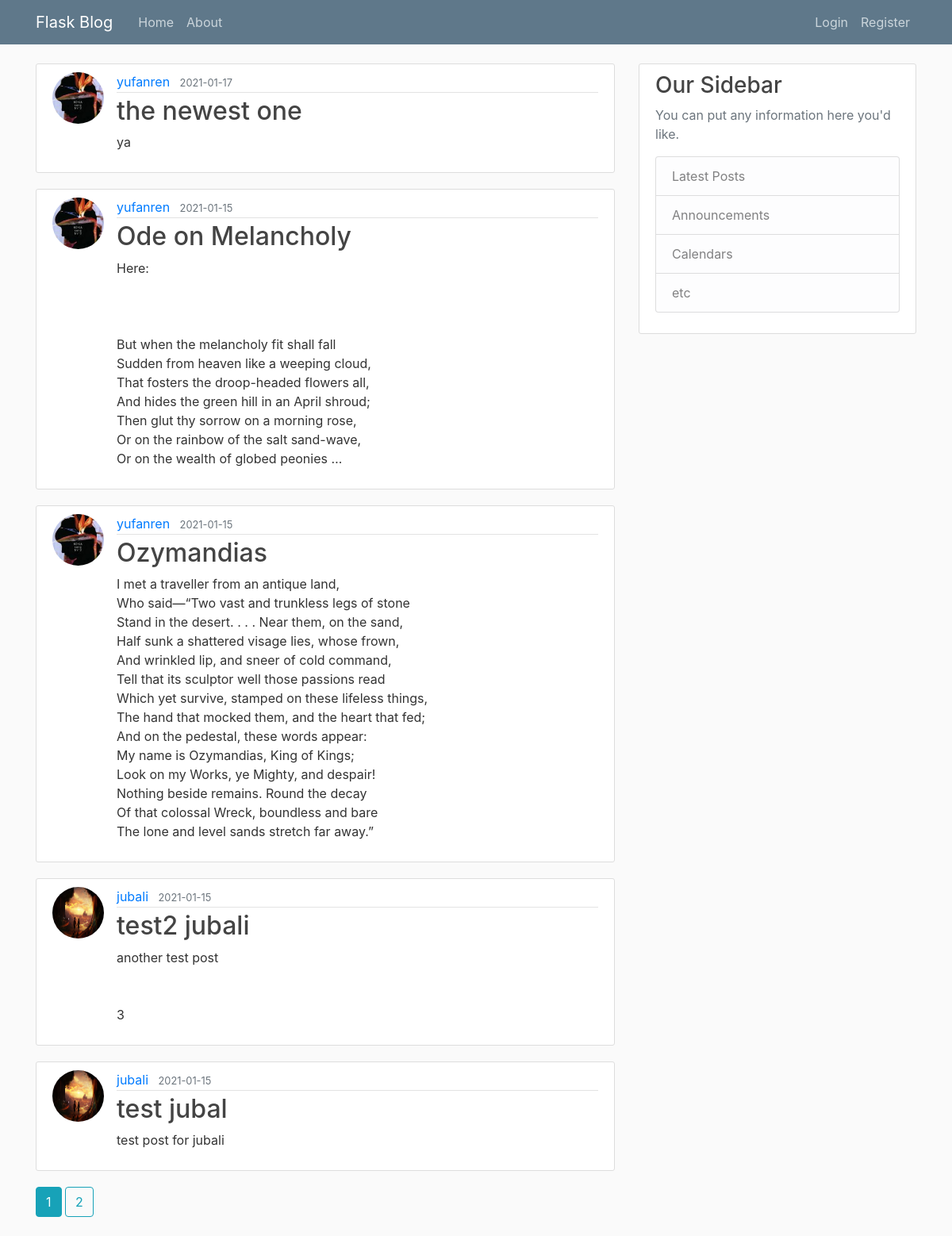
The page /home on the database its author committed.
### flaskblog/models.py (models this page shows, shortened)
class Post(db.Model):
    id = db.Column(db.Integer, primary_key=True)
    title = db.Column(db.String(100), nullable=False)
    date_posted = db.Column(db.DateTime, nullable=False, default=datetime.utcnow)
    content = db.Column(db.Text, nullable=False)
    user_id = db.Column(db.Integer, db.ForeignKey('user.id'), nullable=False)

class User(db.Model, UserMixin):
    id = db.Column(db.Integer, primary_key=True)
    username = db.Column(db.String(20), unique=True, nullable=False)
    email = db.Column(db.String(120), unique=True, nullable=False)
    image_file = db.Column(db.String(20), nullable=False, default='default.jpg')
    password = db.Column(db.String(60), nullable=False)
    posts = db.relationship('Post', backref='author', lazy=True)

### flaskblog/main/routes.py (the view)
@main.route('/')
@main.route('/home')
def hello():
    page = request.args.get('page', 1, type=int)
    posts= Post.query.order_by(Post.date_posted.desc()).paginate(page=page, per_page=5)
    return render_template('home.html', posts=posts)

### flaskblog/templates/home.html (shortened to what this page needs)
{% extends "layout.html" %}
{% block content %}
    {% for post in posts.items %}
    <article class="media content-section">
      <img class = "rounded-circle article-img" src="{{ url_for('static', filename='profile_pics/' + post.author.image_file) }}">
      <div class="media-body">
        <div class="article-metadata">
          <a class="mr-2" href="{{ url_for('users.user_post', username=post.author.username) }}">{{ post.author.username }}</a>
          <small class="text-muted">{{ post.date_posted.strftime('%Y-%m-%d') }}</small>
        </div>
        <h2><a class="article-title" href="{{ url_for('posts.post', post_id=post.id) }}">{{ post.title }}</a></h2>
        <p class="article-content">{{ post.content }}</p>
      </div>
    </article>
    {% endfor %}
    {% for page_num in posts.iter_pages(left_edge=1, right_edge=1, left_current=1, right_current=2) %}
    {% if page_num %}
        {% if posts.page == page_num %}
            <a class="btn btn-info mb-4" href="{{ url_for('main.hello', page=page_num) }}">{{ page_num }}</a>
        {% else %}
            <a class="btn btn-outline-info mb-4" href="{{ url_for('main.hello', page=page_num) }}">{{ page_num }}</a>
        {% endif %}
    {% endif %}
    {% endfor %}
{% endblock content %}

### flaskblog/static/main.css (style rules this page uses)
body { background: #fafafa; color: #333333; margin-top: 5rem; }
h1, h2, h3, h4, h5, h6 { color: #444444; }
.content-section { background: #ffffff; padding: 10px 20px; border: 1px solid #dddddd; border-radius: 3px; margin-bottom: 20px; }
.article-title { color: #444444; }
.article-content { white-space: pre-line; }
.article-img { height: 65px; width: 65px; margin-right: 16px; }
.article-metadata { padding-bottom: 1px; margin-bottom: 4px; border-bottom: 1px solid #e3e3e3 }

### rows shown on the page
Post: image_file (picture), author.username "yufanren", date_posted "2021-01-17", title "the newest one", content "ya"
Post: image_file (picture), author.username "yufanren", date_posted "2021-01-15", title "Ode on Melancholy", content "Here: But when the melancholy fit shall fall Sudden from heaven like a weeping cloud, That fosters the droop-headed flowers all, And hides the green hill in an April shroud; Then glut thy sorrow on a morning rose, Or on the rainbow of the salt sand-wave, Or on the wealth of globed peonies …"
Post: image_file (picture), author.username "yufanren", date_posted "2021-01-15", title "Ozymandias", content "I met a traveller from an antique land, Who said—“Two vast and trunkless legs of stone Stand in the desert. . . . Near them, on the sand, Half sunk a shattered visage lies, whose frown, And wrinkled lip, and sneer of cold command, Tell that its sculptor well those passions read Which yet survive, stamped on these lifeless things, The hand that mocked them, and the heart that fed; And on the pedestal, these words appear: My name is Ozymandias, King of Kings; Look on my Works, ye Mighty, and despair! Nothing beside remains. Round the decay Of that colossal Wreck, boundless and bare The lone and level sands stretch far away.”"
Post: image_file (placeholder picture), author.username "jubali", date_posted "2021-01-15", title "test2 jubali", content "another test post 3"
Post: image_file (placeholder picture), author.username "jubali", date_posted "2021-01-15", title "test jubal", content "test post for jubali"

### other values the page prints
{{ page_num }} "1"
{{ page_num }} "2"
